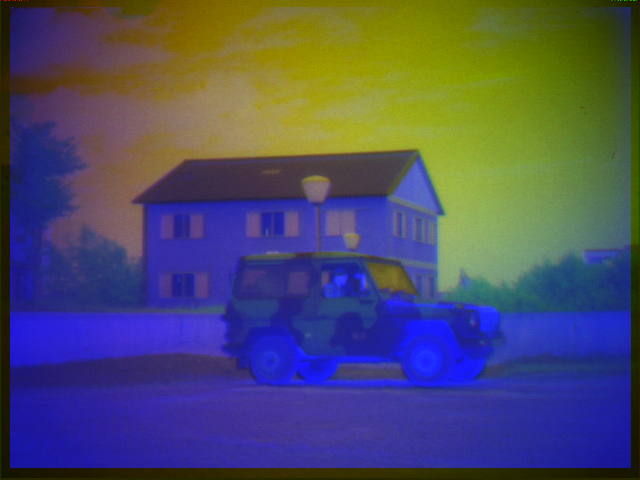
%> input picture data/TRI_A1/TRI_A1_001.png, 640 x 480 px; its folder holds only this picture in this run
$ octave separate_channels.m   (GNU Octave 9; MATLAB toolbox functions it lacks are replaced by stand-ins)
%> lines starting %> are read from the running program, lines starting %| are printed output that depends on the picture
### code/fileio/read_image_list.m
function [ file_paths, listsize, file_names ] = read_image_list( folder_path )
%> called with folder_path = '../data/TRI_A1'
dir_details = dir(folder_path);
file_paths = cell(1,10000);
file_names = cell(1,10000);
listsize = 0;
for i=1:length(dir_details)
	file_details = dir_details(i);
    file_path = fullfile(folder_path, file_details.name);
    if ~file_details.isdir && is_image_file(file_path)
        listsize = listsize + 1;
        file_paths(listsize) = {file_path};
        file_names(listsize) = {file_details.name};
    end
    file_paths = file_paths(1:listsize);
    file_names = file_names(1:listsize);
end
end

### code/mkdir_w_check.m
function [ result ] = mkdir_w_check( folder_path )
    if ~exist(folder_path, 'dir')
        result = mkdir(folder_path);
    else
        result = 1;
    end
end

### code/fileio/is_image_file.m
function [ is_image ] = is_image_file( file_path )
is_image = 0;
try
    imfinfo(file_path);
    is_image = 1;
catch
    is_image = 0;
end
end

### code/separate_channels.m
addpath 'fileio'

folder_path = '../data/TRI_A1';

[image_paths, image_count, image_names] = read_image_list(folder_path);

if image_count > 0
    mkdir_w_check([folder_path '/ch1']);
    mkdir_w_check([folder_path '/ch2']);
    mkdir_w_check([folder_path '/ch3']);

    for i=1:image_count
        file_name = image_names{i};
        file_path = image_paths{i};
        im = imread(file_path);
%> im is the input picture: size 480x640x3 uint8; mean R, G, B 77.3, 77.5, 102.3
        extension = file_name(end-3:end);
        path1 = fullfile(folder_path, 'ch1', file_name);
        path2 = fullfile(folder_path, 'ch2', file_name);
        path3 = fullfile(folder_path, 'ch3', file_name);
        imwrite(im(:, :, 1), path1);
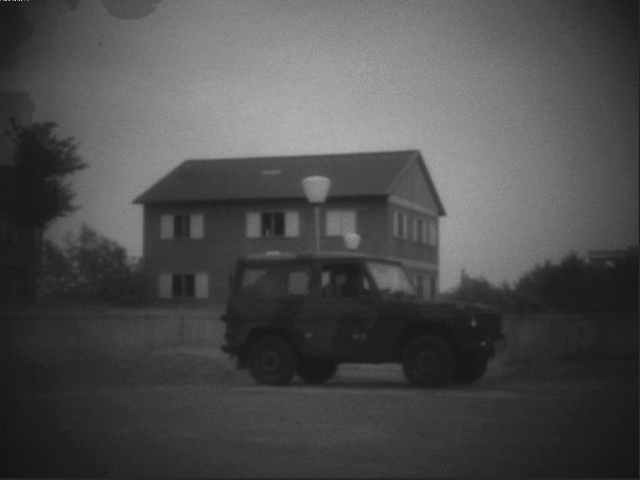
%> saved as TRI_A1_001.png: size 480x640 uint8; min 0, max 206, mean 77.3
        imwrite(im(:, :, 2), path2);
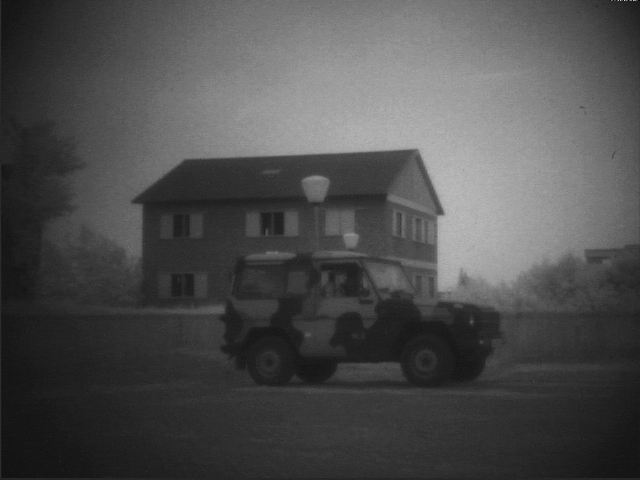
%> saved as TRI_A1_001.png: size 480x640 uint8; min 0, max 206, mean 77.5
        imwrite(im(:, :, 3), path3);
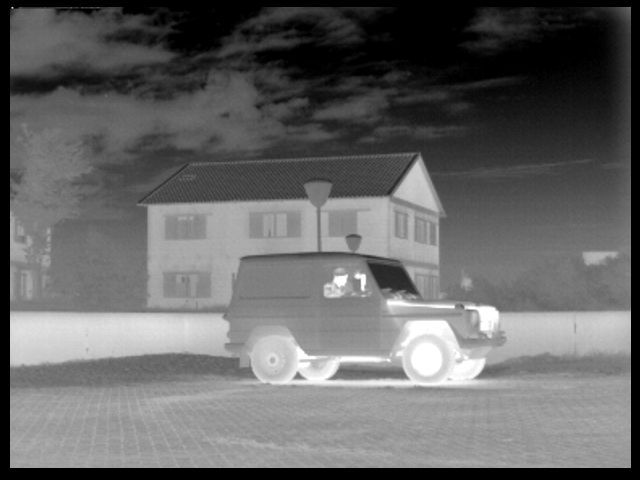
%> saved as TRI_A1_001.png: size 480x640 uint8; min 0, max 255, mean 102.3
    end

end
